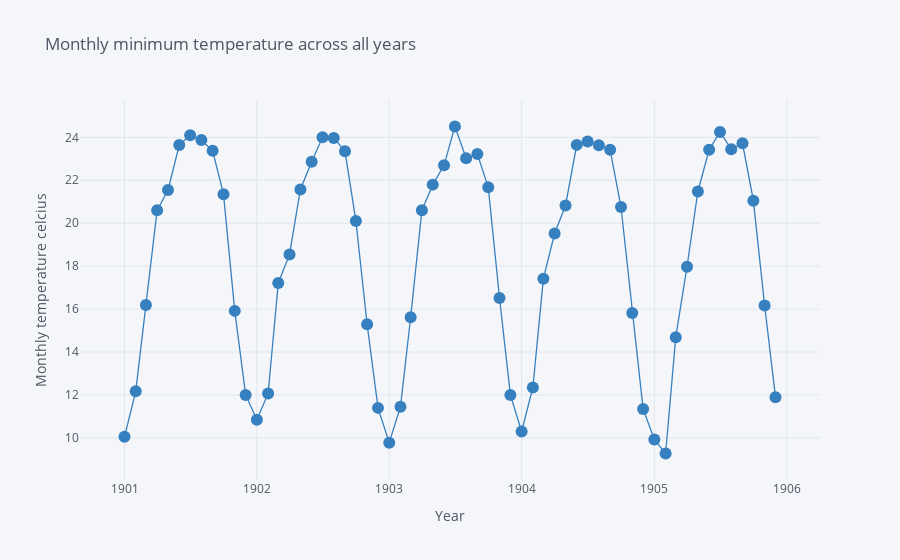

Source (notebook cell):
### Markdown cell above
# Zoomed in visualzation for first 5 years

### Code cell
train_temp_data.iloc[0:60].iplot(y='Temperature',mode='lines +markers+text',title='Monthly minimum temperature across all years',xTitle='Year', yTitle='Monthly temperature celcius',color='blue')

### Figure 1 — Plotly figure (JSON) as saved in the notebook; plotly's stock layout.template omitted (floating-point values rounded to 4 significant figures)
{"data": [{"line": {"color": "rgba(55, 128, 191, 1.0)", "dash": "solid", "shape": "linear", "width": 1.3}, "marker": {"size": 12, "symbol": "circle"}, "mode": "lines+markers+text", "name": "Temperature", "text": "", "type": "scatter", "x": ["1901-01-01", "1901-02-01", "1901-03-01", "1901-04-01", "1901-05-01", "1901-06-01", "1901-07-01", "1901-08-01", "1901-09-01", "1901-10-01", "1901-11-01", "1901-12-01", "1902-01-01", "1902-02-01", "1902-03-01", "1902-04-01", "1902-05-01", "1902-06-01", "1902-07-01", "1902-08-01", "1902-09-01", "1902-10-01", "1902-11-01", "1902-12-01", "1903-01-01", "1903-02-01", "1903-03-01", "1903-04-01", "1903-05-01", "1903-06-01", "1903-07-01", "1903-08-01", "1903-09-01", "1903-10-01", "1903-11-01", "1903-12-01", "1904-01-01", "1904-02-01", "1904-03-01", "1904-04-01", "1904-05-01", "1904-06-01", "1904-07-01", "1904-08-01", "1904-09-01", "1904-10-01", "1904-11-01", "1904-12-01", "1905-01-01", "1905-02-01", "1905-03-01", "1905-04-01", "1905-05-01", "1905-06-01", "1905-07-01", "1905-08-01", "1905-09-01", "1905-10-01", "1905-11-01", "1905-12-01"], "y": [10.05, 12.17, 16.2, 20.6, 21.55, 23.64, 24.1, 23.87, 23.37, 21.35, 15.92, 12, 10.85, 12.07, 17.22, 18.55, 21.57, 22.87, 24.0, 23.97, 23.35, 20.11, 15.29, 11.4, 9.776, 11.45, 15.62, 20.6, 21.8, 22.7, 24.5, 23.03, 23.22, 21.67, 16.52, 12, 10.3, 12.35, 17.42, 19.52, 20.83, 23.65, 23.8, 23.63, 23.42, 20.75, 15.82, 11.35, 9.922, 9.272, 14.69, 17.97, 21.48, 23.42, 24.25, 23.45, 23.72, 21.05, 16.17, 11.9]}], "layout": {"legend": {"bgcolor": "#F5F6F9", "font": {"color": "#4D5663"}}, "paper_bgcolor": "#F5F6F9", "plot_bgcolor": "#F5F6F9", "title": {"font": {"color": "#4D5663"}, "text": "Monthly minimum temperature across all years"}, "xaxis": {"gridcolor": "#E1E5ED", "showgrid": true, "tickfont": {"color": "#4D5663"}, "title": {"font": {"color": "#4D5663"}, "text": "Year"}, "zerolinecolor": "#E1E5ED"}, "yaxis": {"gridcolor": "#E1E5ED", "showgrid": true, "tickfont": {"color": "#4D5663"}, "title": {"font": {"color": "#4D5663"}, "text": "Monthly temperature celcius"}, "zerolinecolor": "#E1E5ED"}}}
